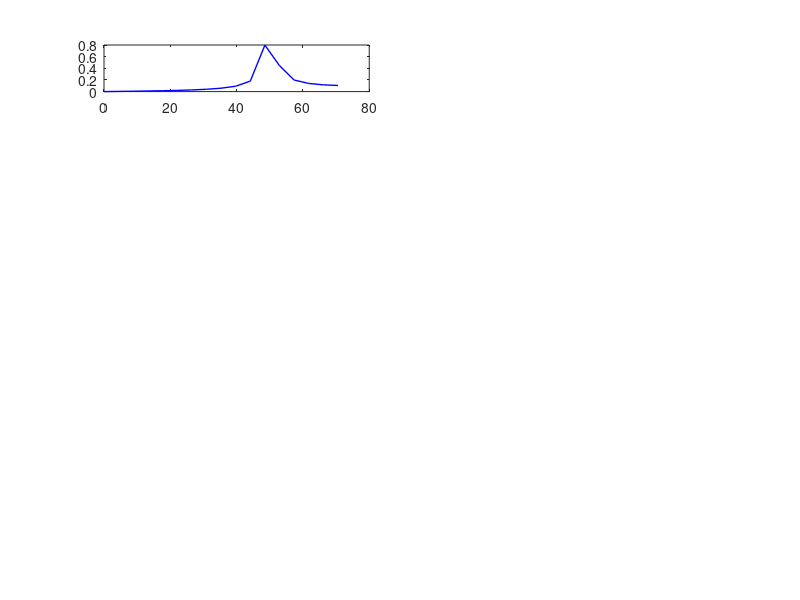

Write MATLAB code to recreate this figure. (Note: this script raises an error after producing the figure.)
% 实验4：采样率变化对信号频谱的影响

clear; close all;

% 参数设置
f0 = 50;                    % 信号频率 50 Hz
T_duration = 0.23;          % 截取时长 230 ms（非整数周期，使泄漏可见）

fs_values = [150, 200, 300, 500, 1000, 2000, 5000];

% 绘图
n_fs = length(fs_values);
figure('Position', [100, 100, 1400, 1000]);

for i = 1:n_fs
    fs = fs_values(i);
    Ts = 1/fs;

    % 生成离散信号
    t = 0:Ts:T_duration-Ts;
    x = sin(2*pi * f0 * t);
    N = length(x);

    X = fft(x, N);
    X_mag = abs(X) / N;
    X_mag(2:N) = 2 * X_mag(2:N);

    f_axis = (0:N-1) * fs / N;
    half_idx = floor(N/2);

    % 左列：频谱
    subplot(n_fs, 2, 2*i-1);
    plot(f_axis(1:half_idx), X_mag(1:half_idx), 'b-', 'LineWidth', 1);
    hold on;
    xline(f0, 'r--', 'LineWidth', 0.8);
    xline(fs/2, 'g--', 'LineWidth', 0.8);  % 奈奎斯特频率
    xlabel('频率 (Hz)'); ylabel('幅值');
    title(sprintf('fs=%d Hz, N=%d, Δf=%.1f Hz', fs, N, fs/N));
    grid on;
    xlim([0, fs/2 * 1.1]);
    ylim([0, 1.2]);

    % 右列：时域采样点（只画前 40 ms）
    subplot(n_fs, 2, 2*i);
    t_show = t(t < 0.04);
    x_show = x(1:length(t_show));
    stem(t_show*1000, x_show, 'b.', 'MarkerSize', 4); hold on;
    plot(t_show*1000, x_show, 'b-', 'LineWidth', 0.5);
    xlabel('时间 (ms)'); ylabel('幅值');
    title(sprintf('fs=%d Hz 的采样点 (前40ms)', fs));
    grid on;
    ylim([-1.2, 1.2]);
end

sgtitle(sprintf(['实验4：采样率对频谱的影响\n' ...
    '固定信号 f_0=%dHz, 时长 T=%.0fms, 改变采样率'], ...
    f0, T_duration*1000), 'FontSize', 12);

saveas(gcf, 'figures/exp4_sampling.png');

% 输出数值对比
fprintf('\n  采样率变化影响总结 (f0=%dHz, T=%.0fms):\n', f0, T_duration*1000);
fprintf('  %-10s %-10s %-15s %-15s\n', 'fs(Hz)', 'N', 'Δf(Hz)', 'Nyquist(Hz)');
fprintf('  %s\n', repmat('-', 1, 55));
for i = 1:n_fs
    fs = fs_values(i);
    N = round(T_duration * fs);
    fprintf('  %-10d %-10d %-15.2f %-15d\n', fs, N, fs/N, fs/2);
end
